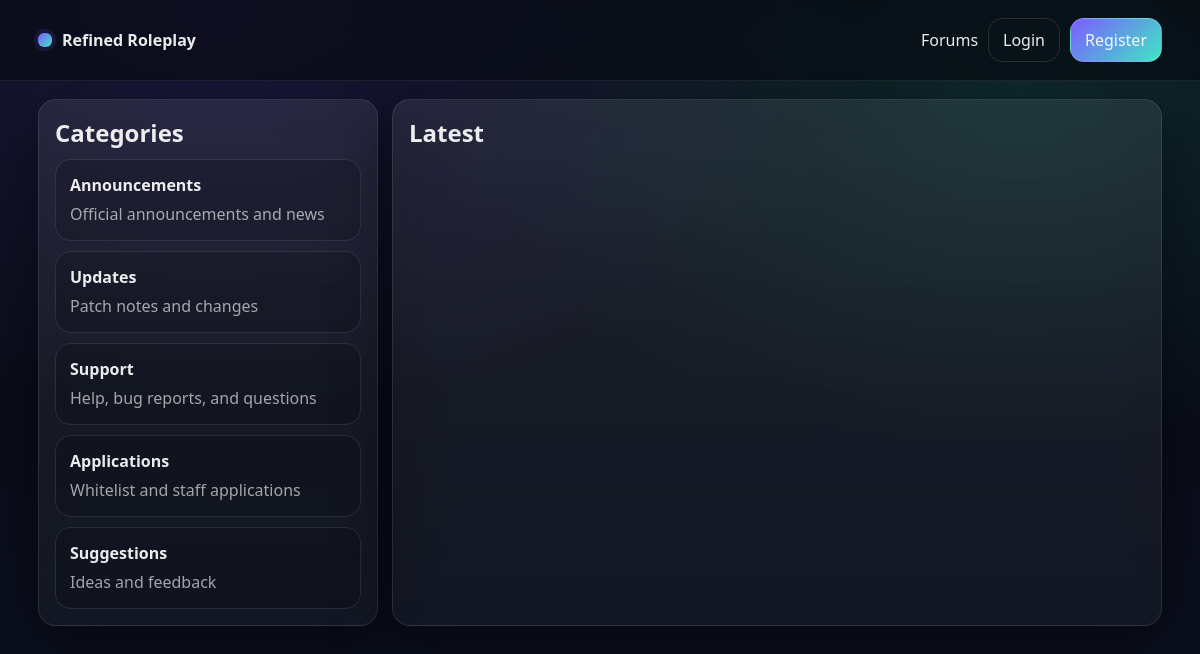
The page / on the database its author committed.
### tables this page shows
CREATE TABLE categories (
  id INT AUTO_INCREMENT PRIMARY KEY,
  name VARCHAR(80) NOT NULL,
  slug VARCHAR(80) NOT NULL UNIQUE,
  description VARCHAR(255) NULL,
  sort_order INT NOT NULL DEFAULT 0,
  created_at DATETIME NOT NULL DEFAULT CURRENT_TIMESTAMP
);

### app/core/View.php (called while the page is built, shortened)
<?php
class View {
  public static function render(string $view, array $data = []): void {
    $cfg = require __DIR__ . '/../config.php';
    $site_name = $cfg['app']['site_name'];
    require __DIR__ . '/../views/layout.php';
  }
}

### app/controllers/ForumController.php (called while the page is built, shortened)
<?php
class ForumController {
  public static function home(): void {
    $pdo = DB::pdo();
    $cats = $pdo->query("SELECT * FROM categories ORDER BY sort_order ASC, id ASC")->fetchAll();
    $threads = $pdo->query("
      SELECT t.*, c.name AS category_name, c.slug AS category_slug, u.username
      FROM threads t
      JOIN categories c ON c.id = t.category_id
      JOIN users u ON u.id = t.user_id
      ORDER BY t.created_at DESC
      LIMIT 10
    ")->fetchAll();
    View::render('home', ['categories'=>$cats, 'threads'=>$threads]);
  }
}

### index.php (called while the page is built, shortened)
<?php
require APP . '/core/Helpers.php';
require APP . '/core/Auth.php';
require APP . '/core/View.php';
require APP . '/core/Router.php';
require APP . '/controllers/ForumController.php';
$cfg = require APP . '/config.php';
$base = rtrim($cfg['app']['base_url'] ?? '', '/');
$raw = isset($_GET['_url']) ? $_GET['_url'] : parse_url($_SERVER['REQUEST_URI'] ?? '/', PHP_URL_PATH);
$path = '/' . trim(trim((string)$raw, '/'));
$path = preg_replace('#^' . preg_quote($base, '#') . '#', '', $path);
$path = $path !== '' ? $path : '/';
$router = new Router();
$router->get('/login', [AuthController::class, 'showLogin']);
$router->post('/login', [AuthController::class, 'login']);
$router->get('/register', [AuthController::class, 'showRegister']);
$router->post('/register', [AuthController::class, 'register']);
$router->get('/logout', [AuthController::class, 'logout']);
$router->get('/', [ForumController::class, 'home']);
$router->get('/forum', [ForumController::class, 'home']);
$router->get('/c/:slug', [ForumController::class, 'category']);
$router->get('/c/:slug/new', [ForumController::class, 'showNewThread']);
$router->post('/c/:slug/new', [ForumController::class, 'createThread']);
$router->get('/t/:id', function ($id) { ForumController::thread((int) $id); });
$router->post('/t/:id/reply', function ($id) { ForumController::reply((int) $id); });
$router->get('/admin', [AdminController::class, 'dashboard']);
$router->get('/admin/categories', [AdminController::class, 'categories']);
$router->post('/admin/categories', [AdminController::class, 'createCategory']);
$router->get('/admin/users', [AdminController::class, 'users']);
$router->post('/admin/users/:id/make-admin', function ($id) { AdminController::makeAdmin((int) $id); });
$router->dispatch($_SERVER['REQUEST_METHOD'] ?? 'GET', $path);

### app/config.php (called while the page is built)
<?php
return [
  'db' => [
    'host' => 'localhost',
    'name' => 'u675344108_config',
    'user' => 'u675344108_config',
    'pass' => 'Configuredofus123!',
    'charset' => 'utf8mb4',
  ],
  'app' => [
    'base_url' => '/forum',
    'site_name' => 'Refined Roleplay',
  ],
];

### app/core/Helpers.php (called while the page is built, shortened)
<?php
function e(string $s): string { return htmlspecialchars($s, ENT_QUOTES, 'UTF-8'); }

### app/core/Auth.php (called while the page is built, shortened)
<?php
class Auth {
  public static function check(): bool {
    return !empty($_SESSION['user']);
  }
}

### app/views/home.php (the view, shortened to what this page needs)
<section class="grid">
  <aside class="panel">
    <h2>Categories</h2>
    <div class="list">
      <?php foreach ($categories as $c): ?>
        <a class="item" href="/c/<?= e($c['slug']) ?>">
          <div class="title"><?= e($c['name']) ?></div>
          <div class="muted"><?= e($c['description'] ?? '') ?></div>
        </a>
      <?php endforeach; ?>
    </div>
  </aside>
  <section class="panel">
    <h2>Latest</h2>
  </section>
</section>

### app/core/Router.php (shortened to what this page needs)
<?php
class Router {
  private array $routes = ['GET'=>[], 'POST'=>[]];
  public function get(string $path, callable $handler): void { $this->routes['GET'][$path] = $handler; }
  public function post(string $path, callable $handler): void { $this->routes['POST'][$path] = $handler; }
  public function dispatch(string $method, string $path): void {
    $path = '/' . trim($path, '/');
    $routes = $this->routes[$method] ?? [];
    if (isset($routes[$path])) {
      $this->invoke($routes[$path], []);
      return;
    }
    exit('Not Found');
  }
  private function invoke(callable $handler, array $args): void {
    call_user_func_array($handler, $args);
  }
}

### app/views/layout.php (shortened to what this page needs)
<!doctype html>
<html lang="en">
<head>
</head>
<body>
  <header class="topbar">
    <div class="wrap row">
      <a class="brand" href="/">
        <span class="dot"></span>
        <span><?= e($site_name) ?></span>
      </a>
      <nav class="nav">
        <a href="/">Forums</a>
        <?php if (Auth::check()): ?>
          <?php if (!empty(Auth::user()['is_admin'])): ?>
            <a href="/admin">Admin</a>
          <?php endif; ?>
          <span class="chip">Hi, <?= e(Auth::user()['username']) ?></span>
          <a class="btn ghost" href="/logout">Logout</a>
        <?php else: ?>
          <a class="btn ghost" href="/login">Login</a>
          <a class="btn primary" href="/register">Register</a>
        <?php endif; ?>
      </nav>
    </div>
  </header>
  <main class="wrap">
    <?php require $viewFile; ?>
  </main>
</body>
</html>

### rows shown on the page
categories: name "Announcements", description "Official announcements and news"
categories: name "Updates", description "Patch notes and changes"
categories: name "Support", description "Help, bug reports, and questions"
categories: name "Applications", description "Whitelist and staff applications"
categories: name "Suggestions", description "Ideas and feedback"

### other values the page prints
$site_name "Refined Roleplay"
